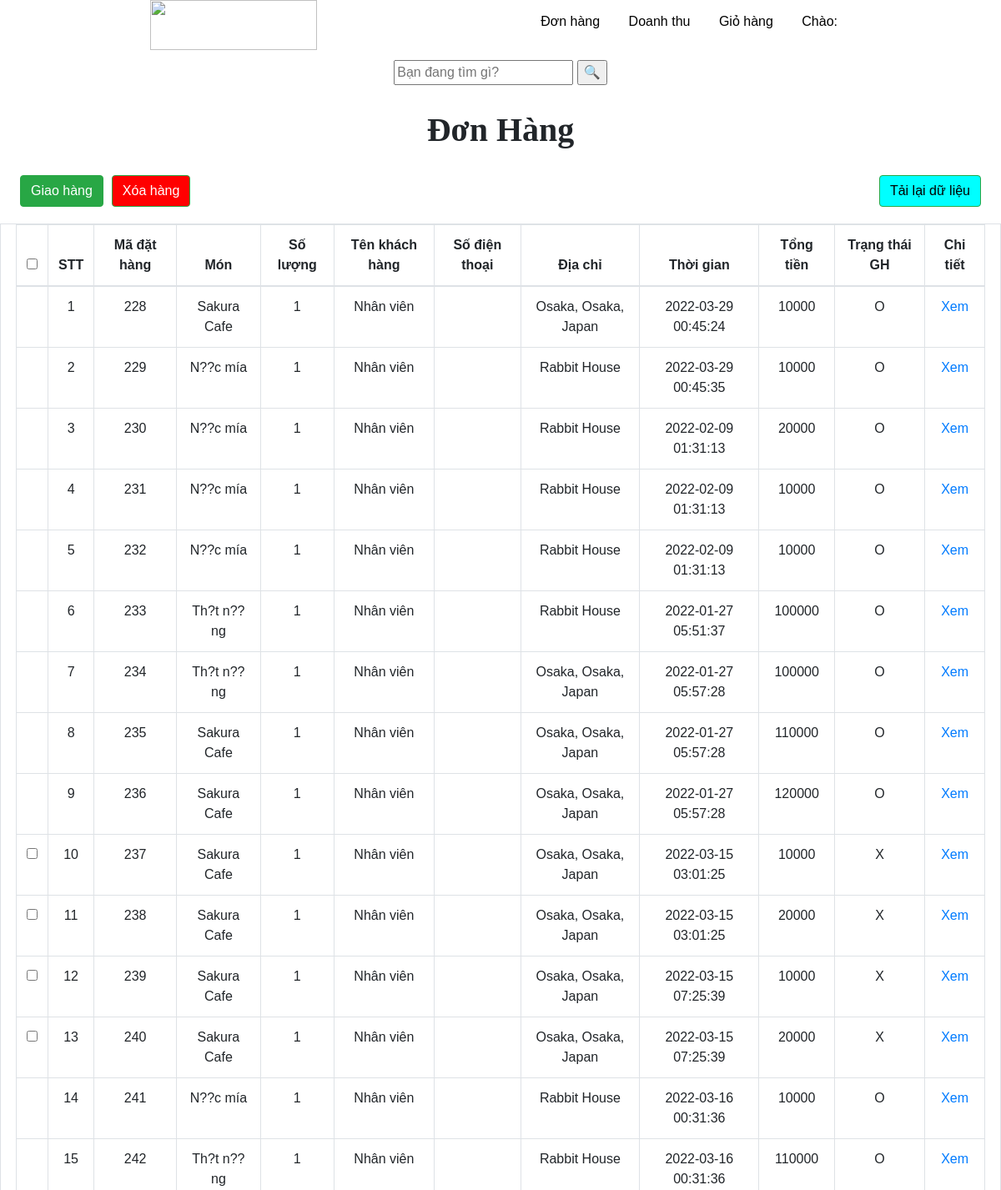
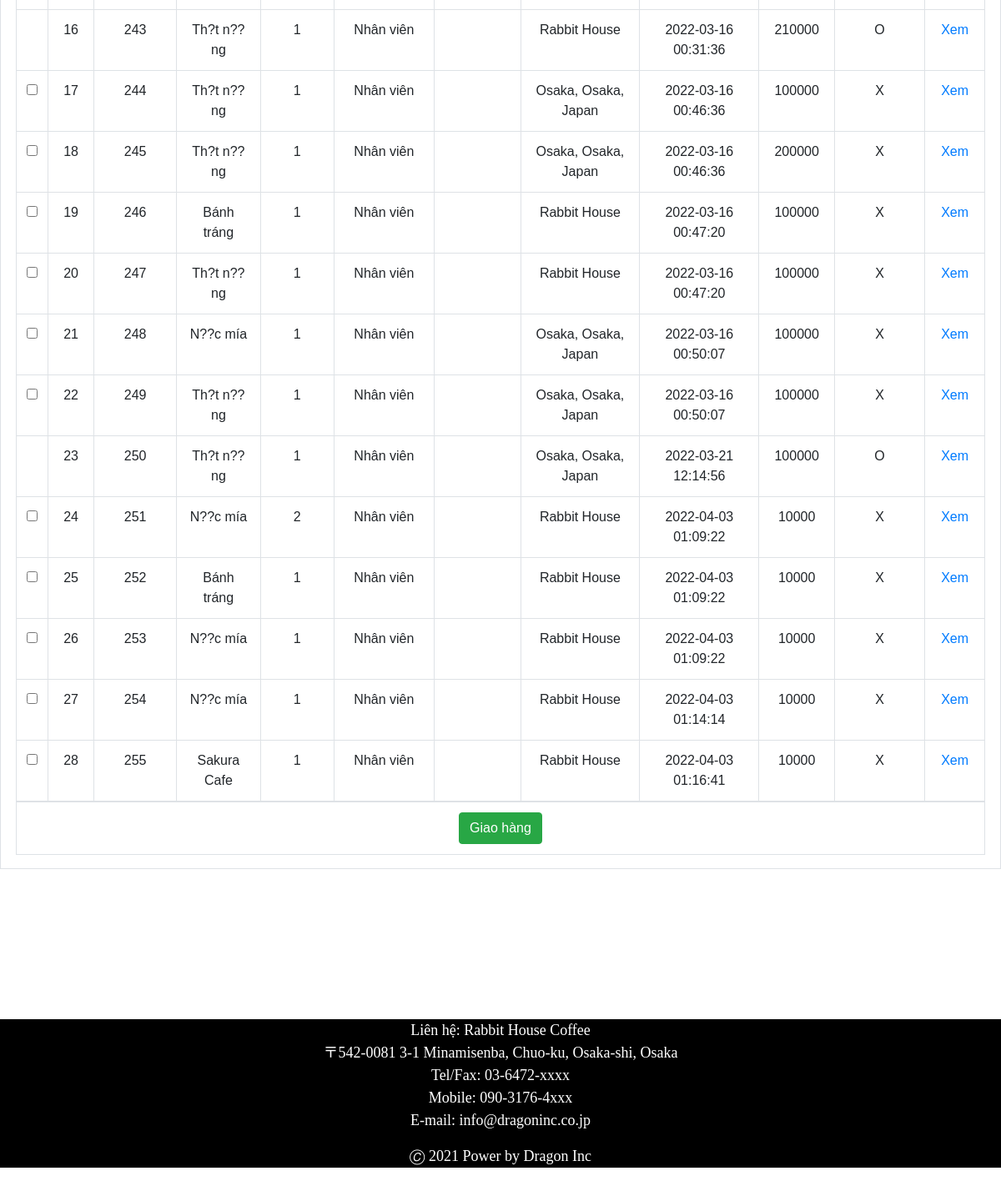
Page /NhanVien/donhang.php (signed in) on the committed database (2 pictures, top to bottom).
### tables this page shows
CREATE TABLE `tblchitiethd` (
  `idChiTiet` int(11) NOT NULL,
  `idKhachhang` int(11) DEFAULT NULL,
  `tongSL` int(11) NOT NULL,
  `tongTien` int(11) NOT NULL,
  `ngayThang` timestamp NOT NULL DEFAULT current_timestamp() ON UPDATE current_timestamp(),
  `diaChiGH` text DEFAULT NULL,
  `daGH` text DEFAULT NULL,
  `idMon` int(11) DEFAULT NULL,
  `idStaff` int(11) DEFAULT NULL
);

CREATE TABLE `tblmon` (
  `idMon` int(11) NOT NULL,
  `tenMon` text NOT NULL,
  `gia` double NOT NULL,
  `idLoai` int(11) NOT NULL,
  `hinhAnh` text DEFAULT NULL,
  `moTa` text DEFAULT NULL,
  `goiY` float DEFAULT NULL,
  `conHang` text NOT NULL
);

### NhanVien/donhang.php (the view, shortened to what this page needs)
<!DOCTYPE html>
<html lang="en">
<head>
    <link rel="stylesheet" type="text/css" href="../css/style2.css?" />
    <link rel="stylesheet" href="https://cdnjs.cloudflare.com/ajax/libs/jqueryui/1.12.1/jquery-ui.css" />
    <link href="https://stackpath.bootstrapcdn.com/bootstrap/4.3.1/css/bootstrap.min.css" rel="stylesheet">
</head>
<body>
    <header>
        <?php include "./header.php"; ?>
            <div> <br /><br /><br />
                <div align="center">
                    <form action="donhang.php" method="GET">
                        <input id="searchbar" name="txtsearchMon" type="text" placeholder="Bạn đang tìm gì?">
                        <input type="submit" name="timKiem" value="🔍" title="Tìm kiếm">
                    </form>
                </div>
                <br />
            </div>
    </header>
    <section id="info" align="center">
        <form method="post" action="donhang.php">
            <span>Đơn Hàng</span><br />
            <button type="submit" class="btn btn-success" name="giaohang" style="margin-bottom: 20px; float: left; margin-left: 2%;">Giao hàng</button>
            <button type="submit" class="btn btn-success" name="xoahang" style="margin-bottom: 20px; background-color: red; float: left; margin-left: 10px">Xóa hàng</button>
            <button onClick="window.location.reload();" class="btn btn-success" style="margin-bottom: 20px; float: right; margin-right: 2%; background-color: aqua; color: black">Tải lại dữ liệu</button>
            <div class="table-responsive table-bordered">
                <table class="table" style="width: 97%;" align="center">
                    <thead>
                        <tr>
                            <th><input type="checkbox" name="checkbox" class="chk_box" onClick="toggle(this)"></th>
                            <th>STT</th>
                            <th>Mã đặt hàng</th>
                            <th>Món</th>
                            <th>Số lượng</th>
                            <th>Tên khách hàng</th>
                            <th>Số điện thoại</th>
                            <th>Địa chỉ</th>
                            <th>Thời gian</th>
                            <th>Tổng tiền</th>
                            <th>Trạng thái GH</th>
                            <th>Chi tiết</th>
                        </tr>
                    </thead>
                    <tbody>
                        <?php
                        include("../include/connect.inc");
                        $sql        =    "select * from tblchitiethd";
                        $rs         =    mysqli_query($conn, $sql);
                        $i            =    1;
                        while ($row = mysqli_fetch_array($rs)) {
                            $idChiTiet = $row["idChiTiet"];
                            $idMon = $row["idMon"];
                            $status = $row["daGH"];
                            $soLuong = $row["tongSL"];
                            if ($status == "O") {
                                $check = "none";
                            } else $check = "true";
                            $idKH = $row["idKhachhang"];
                            $idStaff = $row["idStaff"];
                            if ($idKH != null && $idStaff == null) {
                                $sql1 = "select * from tblkhachhang where idKhachhang = $idKH";
                                $rs1 = mysqli_query($conn, $sql1);
                                while ($row1 = mysqli_fetch_array($rs1)) {
                                    $tenKH = $row1["tenKH"];
                                    $sdtKH = $row1["SDT"];
                                }
                            } else {
                                $tenKH = "Nhân viên";
                                $sdtKH = "";
                            }
                            $sql7 = "select * from tblmon where idMon = $idMon";
                            $rs7 = mysqli_query($conn, $sql7);
                            while ($row7 = mysqli_fetch_array($rs7)) {
                                $mon = $row7["tenMon"];
                            }
                            echo " <tr>
                                        <td><input type='checkbox' class='chk_box1' style=\"display: $check\" name='check_list[]' value='" . $row["idChiTiet"] . "'></td>
                                        <td>$i</td>
                                        <td>" . $idChiTiet . "</td>
                                        <td>" . $mon . "</td>
                                        <td>" . $soLuong . "</td>
                                        <td>" . $tenKH . "</td>
                                        <td>" . $sdtKH . "</td>
                                        <td>" . $row["diaChiGH"] . "</td>
                                        <td>" . $row["ngayThang"] . "</td>
                                        <td>" . $row["tongTien"] . "</td>
                                        <td>" . $status . "</td>
                                        <td><a href='chitietdonhang.php?id=" . $idChiTiet . "'>Xem</a></td>
                                      </tr>";
                            $i++;
                        }
                        ?>
                    </tbody>
                    <tr>
                        <td colspan="12">
                        <button type="submit" class="btn btn-success" name="giaohang">Giao hàng</button>
                        </td>
                    </tr>
                </table>
            </div>
        </form>
    </section>
    <div style="padding-top: 15%;">
        <footer>
           <div style="text-align: center;">
        <p>Liên hệ: Rabbit House Coffee<br />
          〒542-0081 3-1 Minamisenba, Chuo-ku, Osaka-shi, Osaka<br />
          Tel/Fax: 03-6472-xxxx<br />
          Mobile: 090-3176-4xxx<br />
          E-mail: info@dragoninc.co.jp</p>
        <p>🄫 2021 Power by Dragon Inc</p>
      </div>
        </footer>
    </div>
</body>
</html>

### css/style2.css (style rules this page uses)
#info span { text-align: center; display: block; margin-left: auto; margin-right: auto; font-family: 'Times New Roman', Times, serif; font-size: 40px; font-weight: bold; }
footer { background-color: #000; }
footer p { color: #fff; font-family: 'Times New Roman', Times, serif; font-size: 18px; }

### NhanVien/donhang.php (style rules this page uses)
* { box-sizing: border-box }
body { font-family: Verdana, sans-serif; margin: 0 }

### rows in the picture
tblchitiethd: idChiTiet "228", idMon.tenMon "Sakura Cafe", tongSL "1", tenKH "Nhân viên", diaChiGH "Osaka, Osaka, Japan", ngayThang "2022-03-29 00:45:24", tongTien "10000", daGH "O"
tblchitiethd: idChiTiet "229", idMon.tenMon "N??c mía", tongSL "1", tenKH "Nhân viên", diaChiGH "Rabbit House", ngayThang "2022-03-29 00:45:35", tongTien "10000", daGH "O"
tblchitiethd: idChiTiet "230", idMon.tenMon "N??c mía", tongSL "1", tenKH "Nhân viên", diaChiGH "Rabbit House", ngayThang "2022-02-09 01:31:13", tongTien "20000", daGH "O"
tblchitiethd: idChiTiet "231", idMon.tenMon "N??c mía", tongSL "1", tenKH "Nhân viên", diaChiGH "Rabbit House", ngayThang "2022-02-09 01:31:13", tongTien "10000", daGH "O"
tblchitiethd: idChiTiet "232", idMon.tenMon "N??c mía", tongSL "1", tenKH "Nhân viên", diaChiGH "Rabbit House", ngayThang "2022-02-09 01:31:13", tongTien "10000", daGH "O"
tblchitiethd: idChiTiet "233", idMon.tenMon "Th?t n??ng", tongSL "1", tenKH "Nhân viên", diaChiGH "Rabbit House", ngayThang "2022-01-27 05:51:37", tongTien "100000", daGH "O"
tblchitiethd: idChiTiet "234", idMon.tenMon "Th?t n??ng", tongSL "1", tenKH "Nhân viên", diaChiGH "Osaka, Osaka, Japan", ngayThang "2022-01-27 05:57:28", tongTien "100000", daGH "O"
tblchitiethd: idChiTiet "235", idMon.tenMon "Sakura Cafe", tongSL "1", tenKH "Nhân viên", diaChiGH "Osaka, Osaka, Japan", ngayThang "2022-01-27 05:57:28", tongTien "110000", daGH "O"
tblchitiethd: idChiTiet "236", idMon.tenMon "Sakura Cafe", tongSL "1", tenKH "Nhân viên", diaChiGH "Osaka, Osaka, Japan", ngayThang "2022-01-27 05:57:28", tongTien "120000", daGH "O"
tblchitiethd: idChiTiet "237", idMon.tenMon "Sakura Cafe", tongSL "1", tenKH "Nhân viên", diaChiGH "Osaka, Osaka, Japan", ngayThang "2022-03-15 03:01:25", tongTien "10000", daGH "X"
tblchitiethd: idChiTiet "238", idMon.tenMon "Sakura Cafe", tongSL "1", tenKH "Nhân viên", diaChiGH "Osaka, Osaka, Japan", ngayThang "2022-03-15 03:01:25", tongTien "20000", daGH "X"
tblchitiethd: idChiTiet "239", idMon.tenMon "Sakura Cafe", tongSL "1", tenKH "Nhân viên", diaChiGH "Osaka, Osaka, Japan", ngayThang "2022-03-15 07:25:39", tongTien "10000", daGH "X"
tblchitiethd: idChiTiet "240", idMon.tenMon "Sakura Cafe", tongSL "1", tenKH "Nhân viên", diaChiGH "Osaka, Osaka, Japan", ngayThang "2022-03-15 07:25:39", tongTien "20000", daGH "X"
tblchitiethd: idChiTiet "241", idMon.tenMon "N??c mía", tongSL "1", tenKH "Nhân viên", diaChiGH "Rabbit House", ngayThang "2022-03-16 00:31:36", tongTien "10000", daGH "O"
tblchitiethd: idChiTiet "242", idMon.tenMon "Th?t n??ng", tongSL "1", tenKH "Nhân viên", diaChiGH "Rabbit House", ngayThang "2022-03-16 00:31:36", tongTien "110000", daGH "O"
tblchitiethd: idChiTiet "243", idMon.tenMon "Th?t n??ng", tongSL "1", tenKH "Nhân viên", diaChiGH "Rabbit House", ngayThang "2022-03-16 00:31:36", tongTien "210000", daGH "O"
tblchitiethd: idChiTiet "244", idMon.tenMon "Th?t n??ng", tongSL "1", tenKH "Nhân viên", diaChiGH "Osaka, Osaka, Japan", ngayThang "2022-03-16 00:46:36", tongTien "100000", daGH "X"
tblchitiethd: idChiTiet "245", idMon.tenMon "Th?t n??ng", tongSL "1", tenKH "Nhân viên", diaChiGH "Osaka, Osaka, Japan", ngayThang "2022-03-16 00:46:36", tongTien "200000", daGH "X"
tblchitiethd: idChiTiet "246", idMon.tenMon "Bánh tráng", tongSL "1", tenKH "Nhân viên", diaChiGH "Rabbit House", ngayThang "2022-03-16 00:47:20", tongTien "100000", daGH "X"
tblchitiethd: idChiTiet "247", idMon.tenMon "Th?t n??ng", tongSL "1", tenKH "Nhân viên", diaChiGH "Rabbit House", ngayThang "2022-03-16 00:47:20", tongTien "100000", daGH "X"
tblchitiethd: idChiTiet "248", idMon.tenMon "N??c mía", tongSL "1", tenKH "Nhân viên", diaChiGH "Osaka, Osaka, Japan", ngayThang "2022-03-16 00:50:07", tongTien "100000", daGH "X"
tblchitiethd: idChiTiet "249", idMon.tenMon "Th?t n??ng", tongSL "1", tenKH "Nhân viên", diaChiGH "Osaka, Osaka, Japan", ngayThang "2022-03-16 00:50:07", tongTien "100000", daGH "X"
tblchitiethd: idChiTiet "250", idMon.tenMon "Th?t n??ng", tongSL "1", tenKH "Nhân viên", diaChiGH "Osaka, Osaka, Japan", ngayThang "2022-03-21 12:14:56", tongTien "100000", daGH "O"
tblchitiethd: idChiTiet "251", idMon.tenMon "N??c mía", tongSL "2", tenKH "Nhân viên", diaChiGH "Rabbit House", ngayThang "2022-04-03 01:09:22", tongTien "10000", daGH "X"
tblchitiethd: idChiTiet "252", idMon.tenMon "Bánh tráng", tongSL "1", tenKH "Nhân viên", diaChiGH "Rabbit House", ngayThang "2022-04-03 01:09:22", tongTien "10000", daGH "X"
tblchitiethd: idChiTiet "253", idMon.tenMon "N??c mía", tongSL "1", tenKH "Nhân viên", diaChiGH "Rabbit House", ngayThang "2022-04-03 01:09:22", tongTien "10000", daGH "X"
tblchitiethd: idChiTiet "254", idMon.tenMon "N??c mía", tongSL "1", tenKH "Nhân viên", diaChiGH "Rabbit House", ngayThang "2022-04-03 01:14:14", tongTien "10000", daGH "X"
tblchitiethd: idChiTiet "255", idMon.tenMon "Sakura Cafe", tongSL "1", tenKH "Nhân viên", diaChiGH "Rabbit House", ngayThang "2022-04-03 01:16:41", tongTien "10000", daGH "X"
